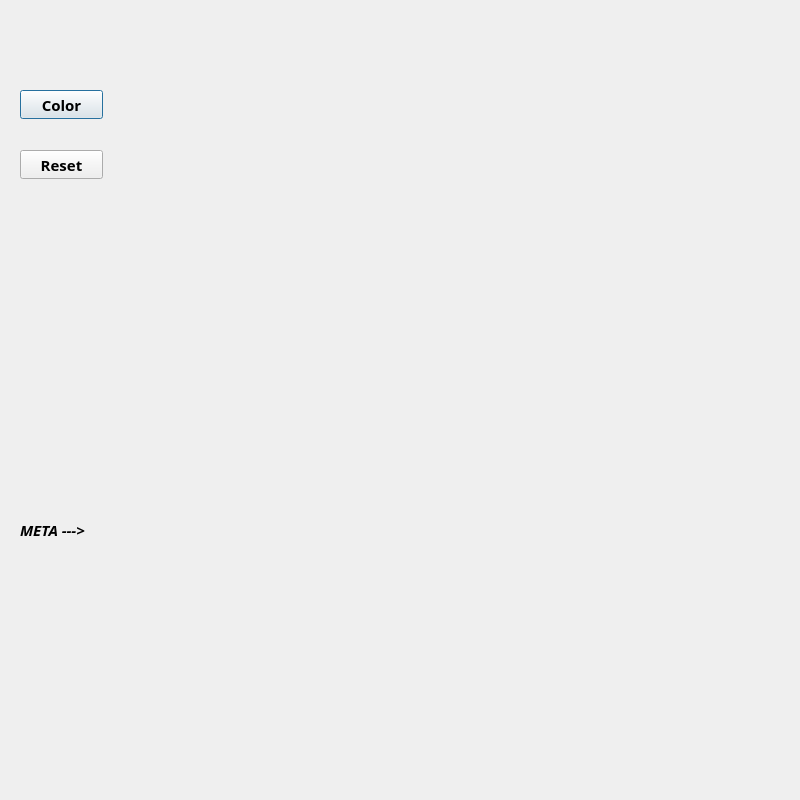
<?xml version="1.0" encoding="UTF-8"?>
<ui version="4.0">
 <class>Dialog</class>
 <widget class="QDialog" name="Dialog">
  <property name="geometry">
   <rect>
    <x>0</x>
    <y>0</y>
    <width>800</width>
    <height>800</height>
   </rect>
  </property>
  <property name="windowTitle">
   <string>LABERINTO</string>
  </property>
  <property name="windowIcon">
   <iconset>
    <normaloff>dino50.png</normaloff>dino50.png</iconset>
  </property>
  <property name="styleSheet">
   <string notr="true">background-image: url(:/laberinto.png);</string>
  </property>
  <widget class="QPushButton" name="btnColor">
   <property name="geometry">
    <rect>
     <x>20</x>
     <y>90</y>
     <width>83</width>
     <height>29</height>
    </rect>
   </property>
   <property name="font">
    <font>
     <family>Segoe Print</family>
     <pointsize>11</pointsize>
     <bold>true</bold>
     <underline>false</underline>
     <kerning>true</kerning>
    </font>
   </property>
   <property name="text">
    <string>Color</string>
   </property>
  </widget>
  <widget class="QLabel" name="label">
   <property name="geometry">
    <rect>
     <x>20</x>
     <y>520</y>
     <width>161</width>
     <height>20</height>
    </rect>
   </property>
   <property name="font">
    <font>
     <family>Segoe Print</family>
     <pointsize>11</pointsize>
     <italic>true</italic>
     <bold>true</bold>
    </font>
   </property>
   <property name="text">
    <string>META ---&gt;</string>
   </property>
  </widget>
  <widget class="QPushButton" name="btnReset">
   <property name="geometry">
    <rect>
     <x>20</x>
     <y>150</y>
     <width>83</width>
     <height>29</height>
    </rect>
   </property>
   <property name="font">
    <font>
     <family>Segoe Print</family>
     <pointsize>11</pointsize>
     <bold>true</bold>
     <underline>false</underline>
     <kerning>true</kerning>
    </font>
   </property>
   <property name="text">
    <string>Reset</string>
   </property>
  </widget>
 </widget>
 <resources/>
 <connections/>
</ui>
